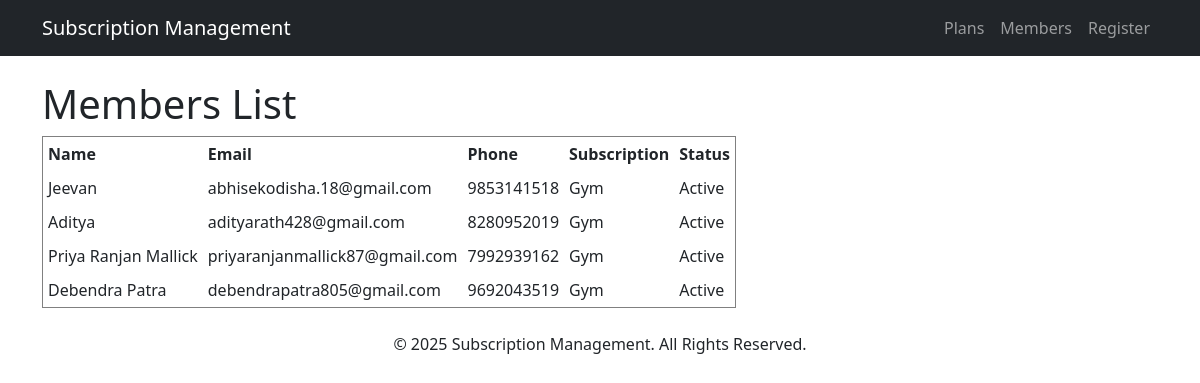
The app's page /api/members/, older data.
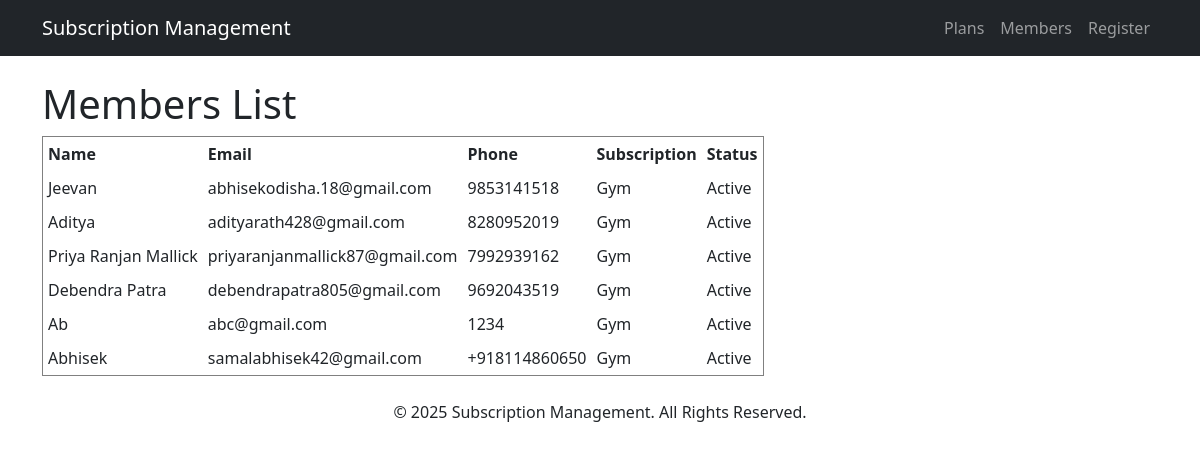
The same page, newer data.
### membership/models.py (models this page shows, shortened)
class Member(models.Model):
    STATUS_CHOICES = [
        ('Active', 'Active'),
        ('Paused', 'Paused'),
        ('Deactivated', 'Deactivated'),
    ]
    name = models.CharField(max_length=100)
    email = models.EmailField(unique=True)
    phone = models.CharField(max_length=13)
    address = models.TextField()
    membership_type = models.ForeignKey(SubscriptionPlan, on_delete=models.CASCADE)
    start_date = models.DateField()
    end_date = models.DateField()
    status = models.CharField(max_length=50, choices=STATUS_CHOICES, default='Active')

class SubscriptionPlan(models.Model):
    PLAN_TYPES = [
        ('Monthly', 'Monthly'),
        ('Quarterly', 'Quarterly'),
        ('Yearly', 'Yearly'),
    ]
    plan_name = models.CharField(max_length=100)
    duration = models.CharField(max_length=10, choices=PLAN_TYPES)
    cost = models.DecimalField(max_digits=10, decimal_places=2)

### membership/views.py (the view)
# urls.py: path('members/', members_view, name='members'),
def members_view(request):
    members = Member.objects.all()
    return render(request, 'members.html', {'members': members})

### membership/templates/members.html
{% extends 'base.html' %}
{% block content %}
    <h1>Members List</h1>
    <table border="1" cellpadding="5">
        <tr>
            <th>Name</th>
            <th>Email</th>
            <th>Phone</th>
            <th>Subscription</th>
            <th>Status</th>
        </tr>
        {% for member in members %}
        <tr>
            <td>{{ member.name }}</td>
            <td>{{ member.email }}</td>
            <td>{{ member.phone }}</td>
            <td>{{ member.membership_type.plan_name }}</td>
            <td>{{ member.status }}</td>
        </tr>
        {% empty %}
        <tr>
            <td colspan="5">No members found.</td>
        </tr>
        {% endfor %}
    </table>
{% endblock %}

### membership/templates/base.html (shortened to what this page needs)
<!DOCTYPE html>
<html lang="en">
<head>
    <link rel="stylesheet" href="https://cdn.jsdelivr.net/npm/bootstrap@5.3.0/dist/css/bootstrap.min.css">
</head>
<body>
    <nav class="navbar navbar-expand-lg navbar-dark bg-dark">
        <div class="container">
            <a class="navbar-brand" href="{% url 'home' %}">Subscription Management</a>
            <ul class="navbar-nav">
                <li class="nav-item"><a class="nav-link" href="{% url 'plans' %}">Plans</a></li>
                <li class="nav-item"><a class="nav-link" href="{% url 'members' %}">Members</a></li>
                <li class="nav-item"><a class="nav-link" href="{% url 'register' %}">Register</a></li>
            </ul>
        </div>
    </nav>
    <div class="container mt-4">
        {% block content %}{% endblock %}
    </div>
    <footer class="text-center mt-4">
        <p>&copy; 2025 Subscription Management. All Rights Reserved.</p>
    </footer>
</body>
</html>

Row changes from the older to the newer data that the page shows:
added Member: name "Ab", email "abc@gmail.com", phone "1234", membership_type.plan_name "Gym", status "Active"
added Member: name "Abhisek", email "samalabhisek42@gmail.com", phone "+918114860650", membership_type.plan_name "Gym", status "Active"
